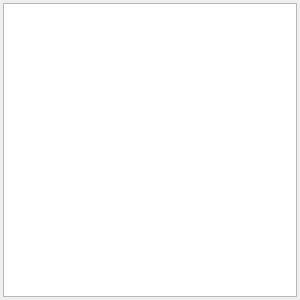
<?xml version="1.0" encoding="UTF-8"?>
<ui version="4.0">
 <class>WindowSmallImageNav</class>
 <widget class="QDialog" name="WindowSmallImageNav">
  <property name="geometry">
   <rect>
    <x>0</x>
    <y>0</y>
    <width>300</width>
    <height>300</height>
   </rect>
  </property>
  <property name="sizePolicy">
   <sizepolicy hsizetype="Ignored" vsizetype="Ignored">
    <horstretch>0</horstretch>
    <verstretch>0</verstretch>
   </sizepolicy>
  </property>
  <property name="minimumSize">
   <size>
    <width>15</width>
    <height>15</height>
   </size>
  </property>
  <property name="maximumSize">
   <size>
    <width>65535</width>
    <height>65535</height>
   </size>
  </property>
  <property name="windowTitle">
   <string>Image overview</string>
  </property>
  <layout class="QGridLayout" name="gridLayout">
   <property name="leftMargin">
    <number>3</number>
   </property>
   <property name="topMargin">
    <number>3</number>
   </property>
   <property name="rightMargin">
    <number>3</number>
   </property>
   <property name="bottomMargin">
    <number>3</number>
   </property>
   <property name="spacing">
    <number>0</number>
   </property>
   <item row="0" column="0">
    <widget class="SmallImageNav_customGraphicsView" name="graphicsView">
     <property name="sizePolicy">
      <sizepolicy hsizetype="Ignored" vsizetype="Ignored">
       <horstretch>0</horstretch>
       <verstretch>0</verstretch>
      </sizepolicy>
     </property>
     <property name="lineWidth">
      <number>0</number>
     </property>
     <property name="verticalScrollBarPolicy">
      <enum>Qt::ScrollBarAlwaysOff</enum>
     </property>
     <property name="horizontalScrollBarPolicy">
      <enum>Qt::ScrollBarAlwaysOff</enum>
     </property>
     <property name="interactive">
      <bool>true</bool>
     </property>
     <property name="dragMode">
      <enum>QGraphicsView::NoDrag</enum>
     </property>
     <property name="optimizationFlags">
      <set>QGraphicsView::DontAdjustForAntialiasing</set>
     </property>
    </widget>
   </item>
  </layout>
 </widget>
 <layoutdefault spacing="6" margin="11"/>
 <customwidgets>
  <customwidget>
   <class>SmallImageNav_customGraphicsView</class>
   <extends>QGraphicsView</extends>
   <header>smallimagenav_customgraphicsview.h</header>
  </customwidget>
 </customwidgets>
 <resources/>
 <connections/>
</ui>
